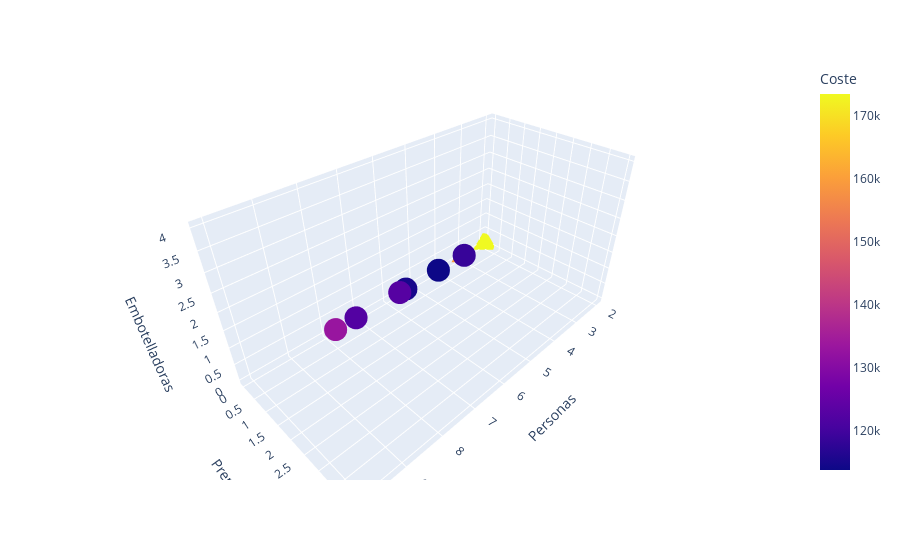

Here is the notebook cell this chart was saved with:
### Code cell
fig = px.scatter_3d(df, x='Personas', y='Prensas', z='Embotelladoras', color='Coste')
fig.show()

### Figure 1 — Plotly figure (JSON) as saved in the notebook; plotly's stock layout.template omitted (floating-point values rounded to 4 significant figures)
{"data": [{"hovertemplate": "Personas=%{x}<br>Prensas=%{y}<br>Embotelladoras=%{z}<br>Coste=%{marker.color}<extra></extra>", "legendgroup": "", "marker": {"color": [173508, 159072, 118752, 119066, 113840, 115038, 122816, 122490, 133060], "coloraxis": "coloraxis", "symbol": "circle"}, "mode": "markers", "name": "", "scene": "scene", "showlegend": false, "type": "scatter3d", "x": [2, 3, 4, 5, 6, 7, 8, 9, 10], "y": [0, 0, 1, 1, 2, 2, 3, 3, 4], "z": [0, 0, 1, 1, 2, 2, 3, 3, 4]}], "layout": {"coloraxis": {"colorbar": {"title": {"text": "Coste"}}, "colorscale": [[0, "#0d0887"], [0.1111, "#46039f"], [0.2222, "#7201a8"], [0.3333, "#9c179e"], [0.4444, "#bd3786"], [0.5556, "#d8576b"], [0.6667, "#ed7953"], [0.7778, "#fb9f3a"], [0.8889, "#fdca26"], [1, "#f0f921"]]}, "legend": {"tracegroupgap": 0}, "margin": {"t": 60}, "scene": {"domain": {"x": [0, 1], "y": [0, 1]}, "xaxis": {"title": {"text": "Personas"}}, "yaxis": {"title": {"text": "Prensas"}}, "zaxis": {"title": {"text": "Embotelladoras"}}}}}
